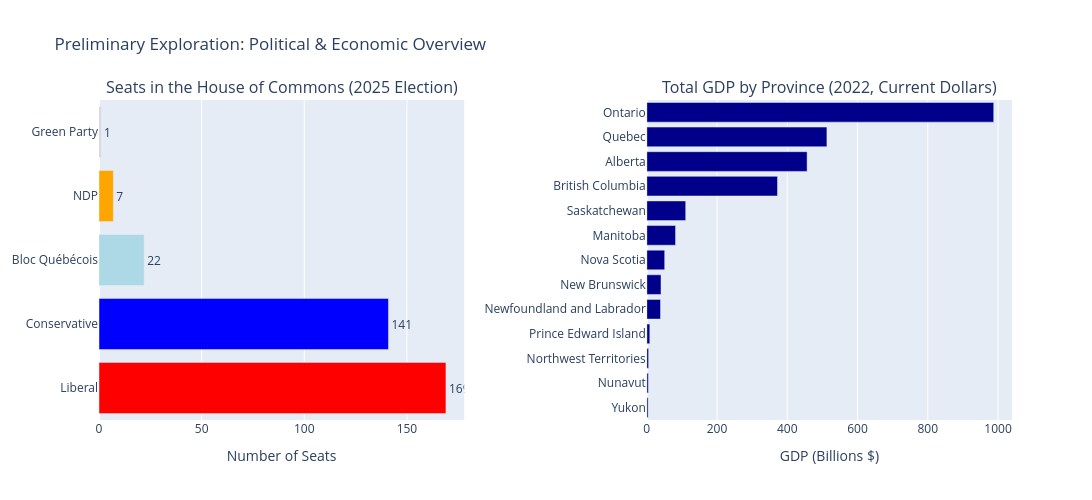

Here is the notebook cell this chart was saved with:
### Markdown cell above
# Preliminary Exploration

Before designing our visualizations, we explore the basic structure of the data through summary statistics and simple plots. This helps us understand the distributions and identify initial patterns.

### Code cell
# Preliminary Exploration: National seat distribution & GDP by province

party_colors = {
    'Conservative': 'blue', 'Liberal': 'red', 'NDP': 'orange',
    'Bloc Québécois': 'lightblue', 'Green': 'green', 'Independent': 'gray'
}

# National seat counts from commons data
national_seats = commons['Political Affiliation'].value_counts().reset_index()
national_seats.columns = ['Party', 'Seats']
national_seats['Color'] = national_seats['Party'].map(
    party_colors).fillna('lightgray')

fig = make_subplots(rows=1, cols=2, subplot_titles=[
    'Seats in the House of Commons (2025 Election)',
    f'Total GDP by Province ({most_recent_year}, Current Dollars)'
], horizontal_spacing=0.2)

# Plot 1: National seat distribution
fig.add_trace(
    go.Bar(y=national_seats['Party'], x=national_seats['Seats'],
           orientation='h', marker_color=national_seats['Color'],
           text=national_seats['Seats'], textposition='outside',
           showlegend=False),
    row=1, col=1
)

# Plot 2: Total GDP by province
gdp_sorted = gdp_province['GDP_Total'].dropna(
).sort_values(ascending=True).reset_index()
gdp_sorted.columns = ['Province', 'GDP']
fig.add_trace(
    go.Bar(y=gdp_sorted['Province'], x=gdp_sorted['GDP'] / 1000,
           orientation='h', marker_color='darkblue',
           showlegend=False),
    row=1, col=2
)

fig.update_layout(height=500, width=1100,
                  title_text='Preliminary Exploration: Political & Economic Overview')
fig.update_xaxes(title_text='Number of Seats', row=1, col=1)
fig.update_xaxes(title_text='GDP (Billions $)', row=1, col=2)
fig.show()

### Figure 1 — Plotly figure (JSON) as saved in the notebook; plotly's stock layout.template omitted (floating-point values rounded to 4 significant figures)
{"data": [{"marker": {"color": ["red", "blue", "lightblue", "orange", "lightgray"]}, "orientation": "h", "showlegend": false, "text": [169.0, 141.0, 22.0, 7.0, 1.0], "textposition": "outside", "type": "bar", "x": [169, 141, 22, 7, 1], "xaxis": "x", "y": ["Liberal", "Conservative", "Bloc Québécois", "NDP", "Green Party"], "yaxis": "y"}, {"marker": {"color": "darkblue"}, "orientation": "h", "showlegend": false, "type": "bar", "x": [3.739, 4.31, 5.121, 8.602, 39.1, 40.42, 50.95, 81.89, 110.8, 372.2, 456.4, 512.8, 987.8], "xaxis": "x2", "y": ["Yukon", "Nunavut", "Northwest Territories", "Prince Edward Island", "Newfoundland and Labrador", "New Brunswick", "Nova Scotia", "Manitoba", "Saskatchewan", "British Columbia", "Alberta", "Quebec", "Ontario"], "yaxis": "y2"}], "layout": {"annotations": [{"font": {"size": 16}, "showarrow": false, "text": "Seats in the House of Commons (2025 Election)", "x": 0.2, "xanchor": "center", "xref": "paper", "y": 1, "yanchor": "bottom", "yref": "paper"}, {"font": {"size": 16}, "showarrow": false, "text": "Total GDP by Province (2022, Current Dollars)", "x": 0.8, "xanchor": "center", "xref": "paper", "y": 1, "yanchor": "bottom", "yref": "paper"}], "height": 500, "title": {"text": "Preliminary Exploration: Political & Economic Overview"}, "width": 1100, "xaxis": {"anchor": "y", "domain": [0, 0.4], "title": {"text": "Number of Seats"}}, "xaxis2": {"anchor": "y2", "domain": [0.6, 1], "title": {"text": "GDP (Billions $)"}}, "yaxis": {"anchor": "x", "domain": [0, 1]}, "yaxis2": {"anchor": "x2", "domain": [0, 1]}}}
